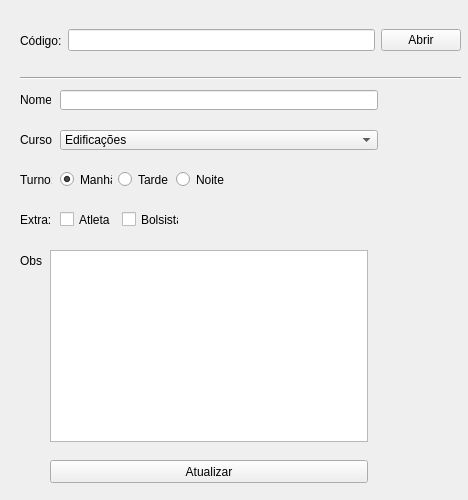
<?xml version="1.0" encoding="UTF-8"?>
<ui version="4.0">
 <class>MainWindow</class>
 <widget class="QMainWindow" name="MainWindow">
  <property name="geometry">
   <rect>
    <x>0</x>
    <y>0</y>
    <width>468</width>
    <height>500</height>
   </rect>
  </property>
  <property name="windowTitle">
   <string>MainWindow</string>
  </property>
  <widget class="QWidget" name="centralwidget">
   <widget class="QWidget" name="horizontalLayoutWidget">
    <property name="geometry">
     <rect>
      <x>20</x>
      <y>10</y>
      <width>441</width>
      <height>61</height>
     </rect>
    </property>
    <layout class="QHBoxLayout" name="horizontalLayout">
     <item>
      <widget class="QLabel" name="label_codigo">
       <property name="text">
        <string>Código:</string>
       </property>
      </widget>
     </item>
     <item>
      <widget class="QLineEdit" name="line_codigo"/>
     </item>
     <item>
      <widget class="QPushButton" name="botao_abrir">
       <property name="text">
        <string>Abrir</string>
       </property>
      </widget>
     </item>
    </layout>
   </widget>
   <widget class="QComboBox" name="combo_curso">
    <property name="geometry">
     <rect>
      <x>60</x>
      <y>130</y>
      <width>318</width>
      <height>20</height>
     </rect>
    </property>
    <item>
     <property name="text">
      <string>Edificações</string>
     </property>
    </item>
    <item>
     <property name="text">
      <string>Eletrotécnica</string>
     </property>
    </item>
    <item>
     <property name="text">
      <string>Informática</string>
     </property>
    </item>
    <item>
     <property name="text">
      <string>Mecânica</string>
     </property>
    </item>
   </widget>
   <widget class="QLineEdit" name="line_nome">
    <property name="geometry">
     <rect>
      <x>60</x>
      <y>90</y>
      <width>318</width>
      <height>20</height>
     </rect>
    </property>
   </widget>
   <widget class="QLabel" name="label_nome">
    <property name="geometry">
     <rect>
      <x>20</x>
      <y>90</y>
      <width>31</width>
      <height>20</height>
     </rect>
    </property>
    <property name="text">
     <string>Nome:</string>
    </property>
   </widget>
   <widget class="QLabel" name="label_curso">
    <property name="geometry">
     <rect>
      <x>20</x>
      <y>130</y>
      <width>32</width>
      <height>20</height>
     </rect>
    </property>
    <property name="text">
     <string>Curso:</string>
    </property>
   </widget>
   <widget class="QLabel" name="label_turno">
    <property name="geometry">
     <rect>
      <x>20</x>
      <y>170</y>
      <width>32</width>
      <height>19</height>
     </rect>
    </property>
    <property name="text">
     <string>Turno:</string>
    </property>
   </widget>
   <widget class="QWidget" name="layoutWidget">
    <property name="geometry">
     <rect>
      <x>60</x>
      <y>170</y>
      <width>168</width>
      <height>19</height>
     </rect>
    </property>
    <layout class="QHBoxLayout" name="horizontalLayout_2">
     <item>
      <widget class="QRadioButton" name="radio_manha">
       <property name="text">
        <string>Manhã</string>
       </property>
       <property name="checked">
        <bool>true</bool>
       </property>
      </widget>
     </item>
     <item>
      <widget class="QRadioButton" name="radio_tarde">
       <property name="text">
        <string>Tarde</string>
       </property>
      </widget>
     </item>
     <item>
      <widget class="QRadioButton" name="radio_noite">
       <property name="text">
        <string>Noite</string>
       </property>
      </widget>
     </item>
    </layout>
   </widget>
   <widget class="QLabel" name="label_extra">
    <property name="geometry">
     <rect>
      <x>20</x>
      <y>210</y>
      <width>30</width>
      <height>19</height>
     </rect>
    </property>
    <property name="text">
     <string>Extra:</string>
    </property>
   </widget>
   <widget class="QWidget" name="layoutWidget_2">
    <property name="geometry">
     <rect>
      <x>60</x>
      <y>210</y>
      <width>119</width>
      <height>19</height>
     </rect>
    </property>
    <layout class="QHBoxLayout" name="horizontalLayout_3">
     <item>
      <widget class="QCheckBox" name="check_atleta">
       <property name="text">
        <string>Atleta</string>
       </property>
      </widget>
     </item>
     <item>
      <widget class="QCheckBox" name="check_bolsista">
       <property name="text">
        <string>Bolsista</string>
       </property>
      </widget>
     </item>
    </layout>
   </widget>
   <widget class="QLabel" name="label_obs">
    <property name="geometry">
     <rect>
      <x>20</x>
      <y>250</y>
      <width>23</width>
      <height>22</height>
     </rect>
    </property>
    <property name="text">
     <string>Obs:</string>
    </property>
   </widget>
   <widget class="QTextEdit" name="text_obs">
    <property name="geometry">
     <rect>
      <x>50</x>
      <y>250</y>
      <width>318</width>
      <height>192</height>
     </rect>
    </property>
   </widget>
   <widget class="QPushButton" name="botao_atualizar">
    <property name="geometry">
     <rect>
      <x>50</x>
      <y>460</y>
      <width>318</width>
      <height>23</height>
     </rect>
    </property>
    <property name="text">
     <string>Atualizar</string>
    </property>
   </widget>
   <widget class="Line" name="line">
    <property name="geometry">
     <rect>
      <x>20</x>
      <y>70</y>
      <width>441</width>
      <height>16</height>
     </rect>
    </property>
    <property name="orientation">
     <enum>Qt::Horizontal</enum>
    </property>
   </widget>
  </widget>
 </widget>
 <resources/>
 <connections/>
</ui>
